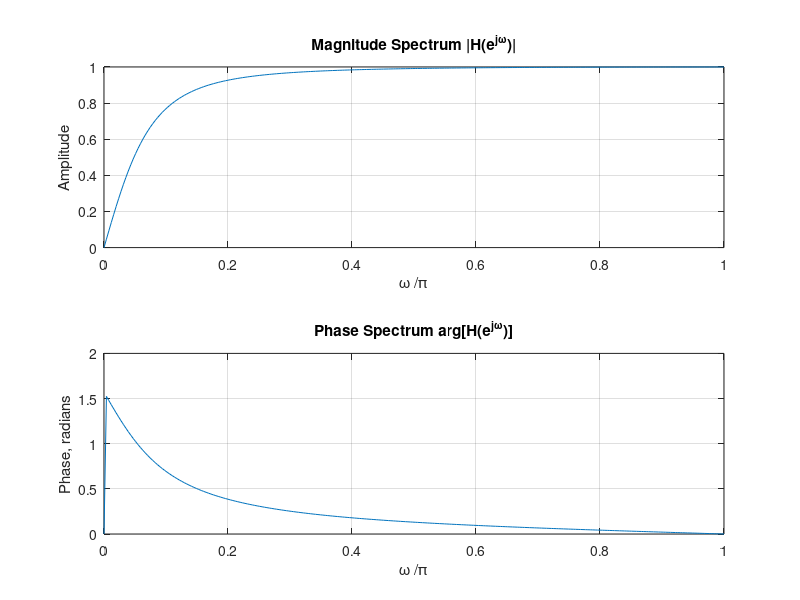
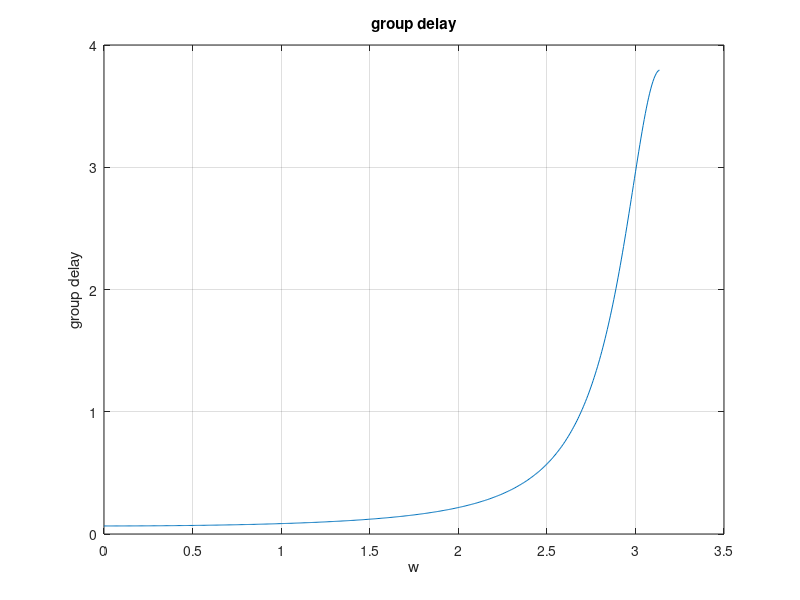
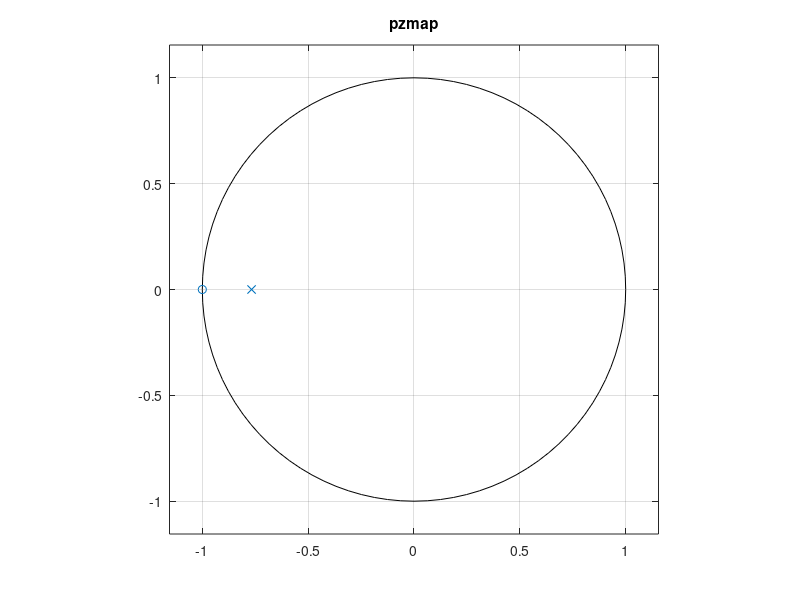

The MATLAB source for these figures, in order:
clc;close all; clear all;
k=0:255;
w=(pi/255).*k   % to chosse 256 points between 0 and pi
alpha=0.767326
const=(1+alpha)/2
 
H=const.*((1-exp(-1*j*w))./(1-(alpha.*exp(-1*j*w))))
figure;
subplot(2,1,1)
plot(w/pi,abs(H)); grid on
title('Magnitude Spectrum |H(e^{j\omega})|')
xlabel('\omega /\pi');
ylabel('Amplitude');
subplot(2,1,2)
plot(w/pi,angle(H)); grid on
title('Phase Spectrum arg[H(e^{j\omega})]')
xlabel('\omega /\pi');
ylabel('Phase, radians')
 
b=const.*[1 1] % co-efficient vectors of numerator and denominater i.e poles and zero
a=[1 alpha]

figure;
[gdelay,w1]=grpdelay(b,a) % callculating group deay for filter
plot(w1,gdelay)
grid on
title('group delay')
xlabel('w')
ylabel('group delay')
 
figure;
zplane(b,a) % ploting poles and zeros on pzmap
grid on
title('pzmap')
